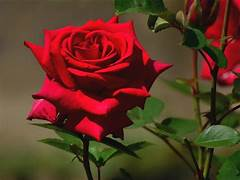
#> input picture rose_image.jpeg, 240 x 180 px
$ python pixy.py
#> lines starting #> are read from the running program, lines starting #| are printed output that depends on the picture
from PIL import Image
import numpy as np

def encrypt_image(image_path, output_path, key):
    # Open the image
#> called with image_path = 'rose_image.jpeg', output_path = 'encrypted_image.jpeg', key = 123
    image = Image.open(image_path)
#> image is the input picture: PIL image 240x180 RGB; mean R, G, B 94, 55.3, 36.9
    image_array = np.array(image)

    # Ensure key is within the range of 0-255
    key = key % 256

    # Encrypt the image by XORing each pixel with the key
    encrypted_image_array = image_array ^ key
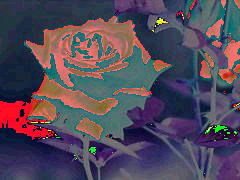
#> encrypted_image_array: shape (180, 240, 3); mean R, G, B 82.9, 73, 89.9

    # Convert back to image and save
    encrypted_image = Image.fromarray(encrypted_image_array)
    encrypted_image.save(output_path)
    print(f"Image encrypted and saved to {output_path}")

def decrypt_image(encrypted_image_path, output_path, key):
    # Decrypting is the same process as encrypting since XOR is a reversible operation
    encrypt_image(encrypted_image_path, output_path, key)
#> call 2 of encrypt_image, with image_path = 'encrypted_image.jpeg', output_path = 'decrypted_image.jpeg', key = 123
#> in encrypt_image (call 2), `image = Image.open(image_path)`:
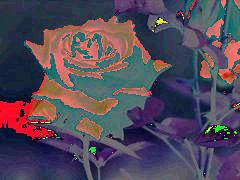
#> image: PIL image 240x180 RGB; mean R, G, B 82.9, 73.1, 90
#> in encrypt_image (call 2), `encrypted_image_array = image_array ^ key`:
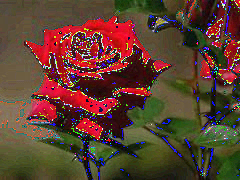
#> encrypted_image_array: shape (180, 240, 3); mean R, G, B 93.5, 62.9, 48.2

# Example usage
key = 123  # Example key
encrypt_image('rose_image.jpeg', 'encrypted_image.jpeg', key)
decrypt_image('encrypted_image.jpeg', 'decrypted_image.jpeg', key)
